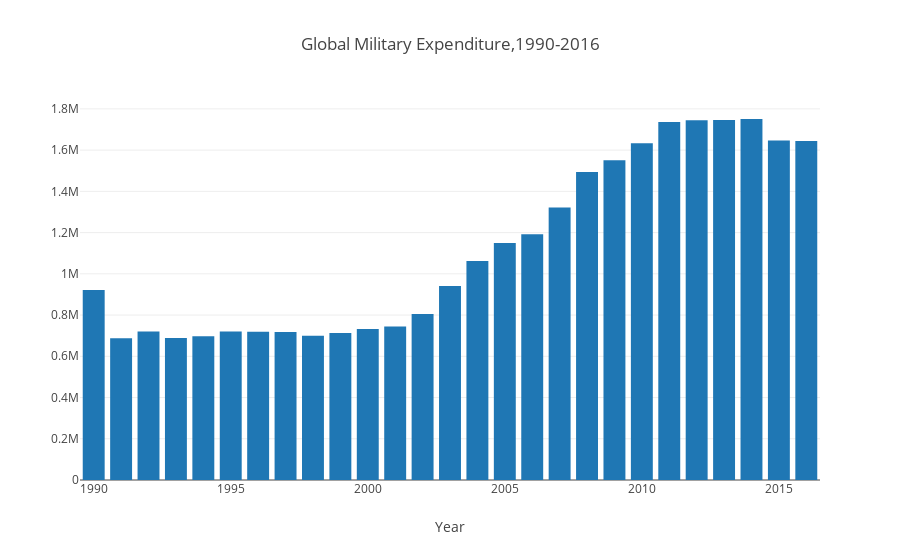

Notebook cell for this chart:
### Markdown cell above
## Over the years - World military expenditure from 1990 - 2016

### Code cell
#Group data for different years as a sum of the total expenditure by countries.
milex_World = df.groupby(['Year']).sum()
#Bar chart using plotly
data = [Bar(x=milex_World.index, y=milex_World['Expenditure'])]

layout = Layout(title='Global Military Expenditure,1990-2016',
                xaxis=dict(title='Year',
                          ))
fig = Figure(data=data, layout=layout)

iplot(fig)

### Figure 1 — Plotly figure (JSON) as saved in the notebook; plotly's stock layout.template omitted (floating-point values rounded to 4 significant figures)
{"data": [{"type": "bar", "x": ["1990", "1991", "1992", "1993", "1994", "1995", "1996", "1997", "1998", "1999", "2000", "2001", "2002", "2003", "2004", "2005", "2006", "2007", "2008", "2009", "2010", "2011", "2012", "2013", "2014", "2015", "2016"], "y": [922000.0, 688000.0, 719800.0, 688800.0, 697300.0, 719900.0, 718700.0, 717500.0, 699400.0, 712400.0, 732600.0, 744900.0, 804800.0, 940400.0, 1062000.0, 1150000.0, 1192000.0, 1322000.0, 1494000.0, 1551000.0, 1633000.0, 1736329, 1745000.0, 1746000.0, 1751000.0, 1646000.0, 1645000.0]}], "layout": {"title": "Global Military Expenditure,1990-2016", "xaxis": {"title": "Year"}}}
